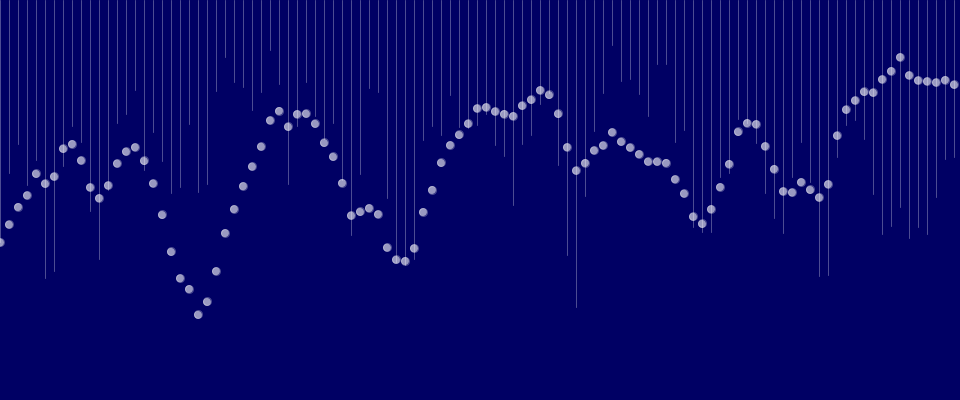
Frame 1 (no input)
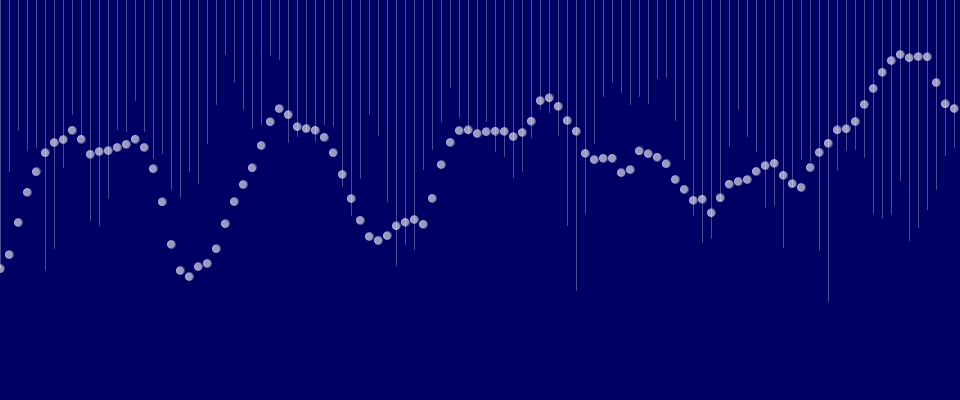
Frame 60 (the mouse pressed at the canvas centre just before this capture)
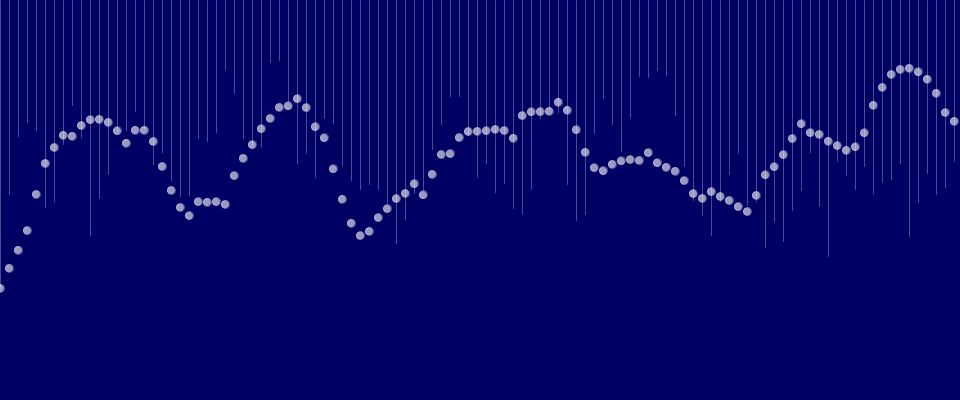
Frame 120 (the mouse held since frame 60 and released just before this capture)

The Processing sketch that drew these frames (run headless with seeded random() and noise(); from frame 60 on, the mouse is pressed at the canvas centre):

// Processing sketch: processing_83715
// ── processing_83715.pde

void setup(){
    size(960, 400);
    colorMode(RGB, 1);
    smooth();
}
 
void draw(){
    background(100);
    float x = 0;
    for (int i = 0; i<width; i+=9){
        stroke(1,.3);
        line(i, 0, i, noise(i*0.04f, frameCount*0.003f)*height);
        fill(1,.6);
        ellipse(i, noise(i*0.01f, frameCount*0.003f)*height, 8, 8);
    }
}
